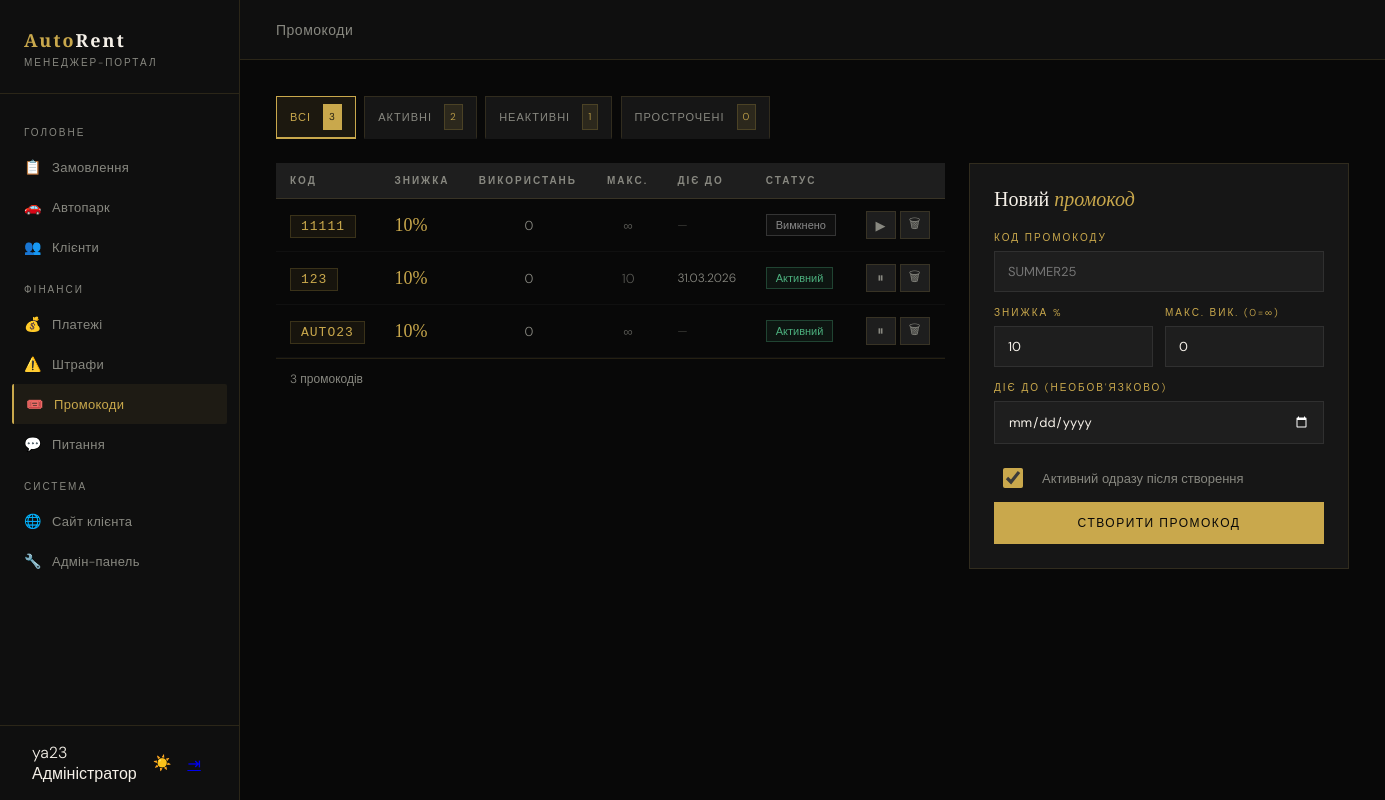
Before: /manager/promos/ (signed in) with the older database file.
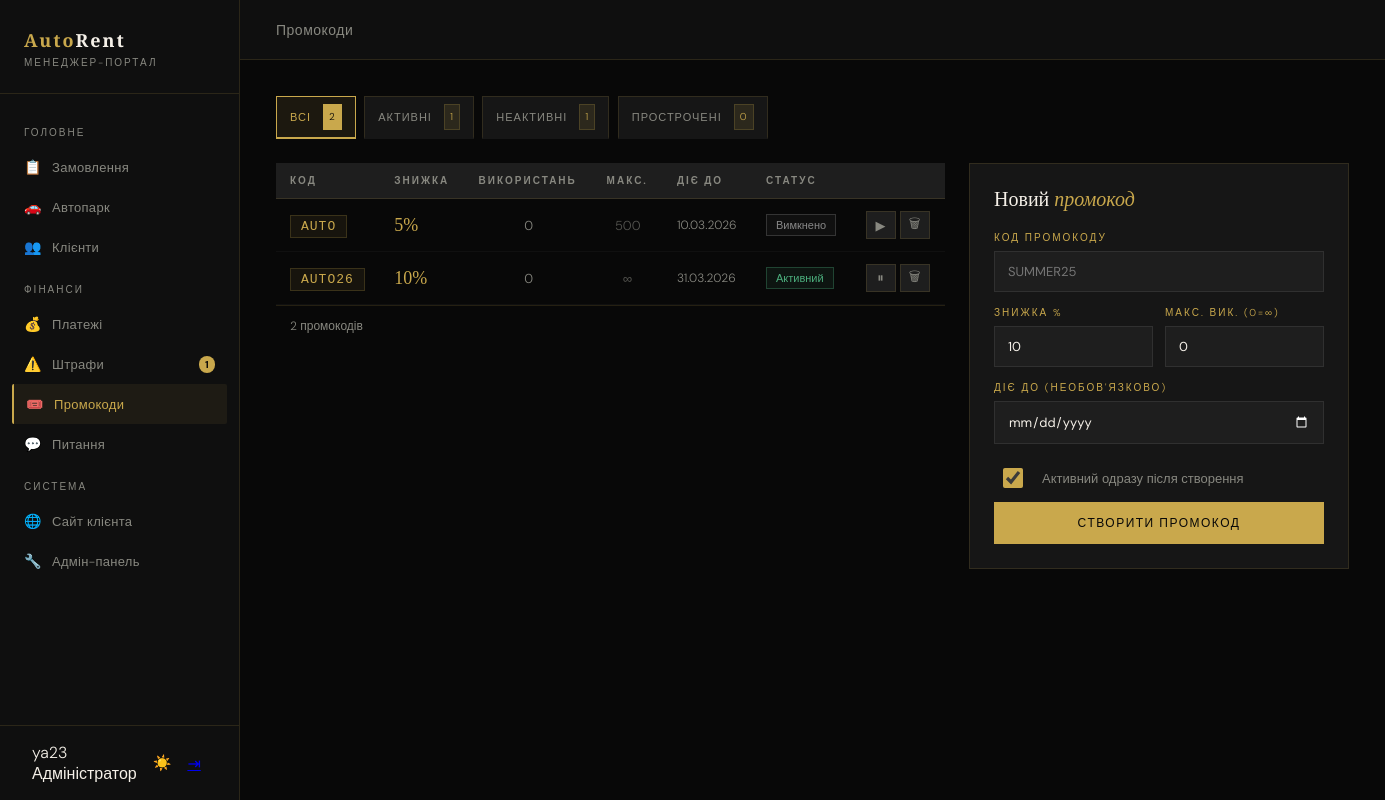
After: the same page with the newer database file.
### core/models.py (models this page shows, shortened)
class PromoCode(models.Model):
    code         = models.CharField('Код', max_length=32, unique=True)
    discount_pct = models.PositiveIntegerField('Знижка (%)', default=10,
                       help_text='Відсоток знижки від фінальної суми')
    is_active    = models.BooleanField('Активний', default=True)
    valid_until  = models.DateField('Діє до', null=True, blank=True,
                       help_text='Залиште порожнім — без обмеження дати')
    used_count   = models.PositiveIntegerField('Використань', default=0, editable=False)
    max_uses     = models.PositiveIntegerField('Макс. використань', default=0,
                       help_text='0 — необмежено')
    created_at   = models.DateTimeField(auto_now_add=True)
    class Meta:
        verbose_name        = 'Промокод'
        verbose_name_plural = 'Промокоди'
        ordering            = ['-created_at']

### manager_portal/views.py (the view, shortened to what this page needs)
# urls.py: path('promos/', views.promos, name='manager_promos'),
@manager_req
def promos(request):
    from core.models import PromoCode
    from datetime import date as date_cls
    from datetime import date as date_cls2
    today = date_cls.today()
    sf = request.GET.get('status', '')
    qs = PromoCode.objects.order_by('-created_at')
    if sf == 'active':
        qs = qs.filter(is_active=True)
    elif sf == 'inactive':
        qs = qs.filter(is_active=False)
    elif sf == 'expired':
        qs = [p for p in qs if p.valid_until and p.valid_until < today]
    counts = {
        'all':      PromoCode.objects.count(),
        'active':   PromoCode.objects.filter(is_active=True).count(),
        'inactive': PromoCode.objects.filter(is_active=False).count(),
        'expired':  sum(1 for p in PromoCode.objects.all() if p.valid_until and p.valid_until < today),
    }
    return render(request, 'manager/promos.html', {
        'promos': qs, 'today': today, 'sf': sf, 'counts': counts,
    })

### manager_portal/context_processors.py (called while the page is built)
def manager_context(request):
    if not request.user.is_authenticated or not request.user.is_staff:
        return {}
    return {
        'pending_count': Booking.objects.filter(status='pending').count(),
        'unpaid_fines':  Fine.objects.filter(status='unpaid').count(),
        'new_inquiries': ContactMessage.objects.filter(status='new').count(),
    }

### manager_portal/views.py (called while the page is built)
def is_manager(user):
    return user.is_authenticated and (user.is_staff or user.is_superuser)

### templates/manager/promos.html (shortened to what this page needs)
{% extends 'manager/base_manager.html' %}
{% block main_content %}
<div class="topbar"><div class="topbar-title">Промокоди</div></div>
<div class="content">
  <div style="display:block;margin-bottom:20px;line-height:2.2;">
    <a class="stab {% if not sf %}active{% endif %}" href="{% url 'manager_promos' %}">
      Всі <span class="cnt">{{ counts.all }}</span>
    </a>
    <a class="stab {% if sf == 'active' %}active{% endif %}" href="?status=active">
      Активні <span class="cnt">{{ counts.active }}</span>
    </a>
    <a class="stab {% if sf == 'inactive' %}active{% endif %}" href="?status=inactive">
      Неактивні <span class="cnt">{{ counts.inactive }}</span>
    </a>
    <a class="stab {% if sf == 'expired' %}active{% endif %}" href="?status=expired">
      Прострочені <span class="cnt">{{ counts.expired }}</span>
    </a>
  </div>
<div class="promo-grid">
  <div>
    {% if promos %}
    <div class="pt-wrap">
    <table class="pt">
      <thead><tr><th>Код</th><th>Знижка</th><th>Використань</th><th>Макс.</th><th>Діє до</th><th>Статус</th><th></th></tr></thead>
      <tbody>
      {% for p in promos %}
      <tr>
        <td><span class="code-badge">{{ p.code }}</span></td>
        <td><span class="disc-val">{{ p.discount_pct }}%</span></td>
        <td style="text-align:center;">{{ p.used_count }}</td>
        <td style="text-align:center;opacity:.6;">{% if p.max_uses > 0 %}{{ p.max_uses }}{% else %}∞{% endif %}</td>
        <td style="font-size:12px;">{% if p.valid_until %}{{ p.valid_until|date:"d.m.Y" }}{% else %}<span style="opacity:.4;">—</span>{% endif %}</td>
        <td>
          {% if p.valid_until and p.valid_until < today %}<span class="pill exp">Прострочено</span>
          {% elif p.is_active %}<span class="pill on">Активний</span>
          {% else %}<span class="pill off">Вимкнено</span>{% endif %}
        </td>
        <td>
          <div class="act">
            <form method="post" style="display:inline;"><button type="submit" class="abt" title="{% if p.is_active %}Вимкнути{% else %}Активувати{% endif %}">{% if p.is_active %}⏸{% else %}▶{% endif %}</button></form>
            <button class="abt red" title="Видалити" onclick="confirmDelete({{ p.pk }},'{{ p.code }}')">🗑</button>
          </div>
        </td>
      </tr>
      {% endfor %}
      </tbody>
    </table>
    </div>
    <div style="padding:12px 14px;font-size:12px;color:var(--gray);border-top:1px solid var(--border);">{{ promos|length }} промокодів</div>
    {% else %}
    <div style="padding:60px;text-align:center;color:var(--gray);"><div style="font-size:40px;margin-bottom:12px;">🎟️</div><div>Промокодів ще немає</div><div style="font-size:12px;margin-top:6px;opacity:.5;">Додайте перший промокод у формі праворуч</div></div>
    {% endif %}
  </div>
  <div class="add-card">
    <div class="add-title">Новий <em>промокод</em></div>
    <form method="post" action="{% url 'manager_promos' %}" id="promoForm">
      <div class="df">
        <label>Код промокоду</label>
        <input type="text" name="code" id="prCode" placeholder="SUMMER25" maxlength="32" style="text-transform:uppercase;" oninput="this.value=this.value.toUpperCase();vClear('prCode','errPrCode')"><div class="v-err" id="errPrCode"></div>
      </div>
      <div class="dg2">
        <div class="df">
          <label>Знижка %</label>
          <input type="number" name="discount_pct" id="prDisc" value="10" min="1" max="99" oninput="vClear('prDisc','errPrDisc')"><div class="v-err" id="errPrDisc"></div>
        </div>
        <div class="df">
          <label>Макс. вик. (0=∞)</label>
          <input type="number" name="max_uses" id="prUses" value="0" min="0" oninput="vClear('prUses','errPrUses')"><div class="v-err" id="errPrUses"></div>
        </div>
      </div>
      <div class="df">
        <label>Діє до (необов'язково)</label>
        <input type="date" name="valid_until" id="prDate" onchange="vClear('prDate','errPrDate')"><div class="v-err" id="errPrDate"></div>
      </div>
      <div class="toggle-wrap">
        <input type="checkbox" name="is_active" id="isActive" checked>
        <label class="toggle-lbl" for="isActive">Активний одразу після створення</label>
      </div>
      <button type="submit" class="btn-save">Створити промокод</button>
    </form>
  </div>
</div>
</div>
{% endblock %}

### templates/manager/base_manager.html (shortened to what this page needs)
{% load static %}<!DOCTYPE html>
<html lang="uk">
<head>
<link rel="stylesheet" href="{% static 'css/manager.css' %}?v=10">
</head>
<body>
<aside class="sidebar" id="mgrSidebar">
  <div class="sidebar-logo">
    <div class="logo-mark">Auto<span>Rent</span></div>
    <div class="logo-sub">Менеджер-портал</div>
  </div>
  <nav class="sidebar-nav">
    <div class="nav-section-label">Головне</div>
    <a class="nav-item {% if 'booking' in request.resolver_match.url_name|default:'' %}active{% endif %}" href="{% url 'manager_bookings' %}">
      <span class="nav-icon">📋</span> Замовлення
    </a>
    <a class="nav-item {% if request.resolver_match.url_name in 'manager_cars,manager_car_edit,manager_car_add' %}active{% endif %}" href="{% url 'manager_cars' %}">
      <span class="nav-icon">🚗</span> Автопарк
    </a>
    <a class="nav-item {% if 'client' in request.resolver_match.url_name|default:'' %}active{% endif %}" href="{% url 'manager_clients' %}">
      <span class="nav-icon">👥</span> Клієнти
    </a>
    <div class="nav-section-label">Фінанси</div>
    <a class="nav-item {% if request.resolver_match.url_name == 'manager_payments' %}active{% endif %}" href="{% url 'manager_payments' %}">
      <span class="nav-icon">💰</span> Платежі
    </a>
    <a class="nav-item {% if 'fine' in request.resolver_match.url_name|default:'' %}active{% endif %}" href="{% url 'manager_fines' %}">
      <span class="nav-icon">⚠️</span> Штрафи
      {% if unpaid_fines %}<span class="nav-badge">{{ unpaid_fines }}</span>{% endif %}
    </a>
    <a class="nav-item {% if request.resolver_match.url_name == 'manager_promos' %}active{% endif %}" href="{% url 'manager_promos' %}">
      <span class="nav-icon">🎟️</span> Промокоди
    </a>
    <a class="nav-item {% if request.resolver_match.url_name == 'manager_inquiries' %}active{% endif %}" href="{% url 'manager_inquiries' %}">
      <span class="nav-icon">💬</span> Питання
    </a>
    <div class="nav-section-label">Система</div>
    <a class="nav-item" href="{% url 'index' %}">
      <span class="nav-icon">🌐</span> Сайт клієнта
    </a>
    <a class="nav-item" href="/admin/">
      <span class="nav-icon">🔧</span> Адмін-панель
    </a>
  </nav>
  <div class="sidebar-user">
    <div>
      <div class="user-name">{{ user.get_full_name|default:user.username }}</div>
      <div class="user-role">{% if user.is_superuser %}Адміністратор{% else %}Менеджер{% endif %}</div>
    </div>
    <button onclick="toggleManagerTheme()" class="user-logout theme-toggle-mgr" id="themeToggleMgr" title="Змінити тему" style="font-size:15px;background:none;border:none;color:var(--gray);cursor:pointer;transition:color .2s;padding:4px;">☀️</button>
    <a href="{% url 'logout' %}" class="user-logout" title="Вийти">⇥</a>
  </div>
</aside>
<div class="main-content">
  {% block main_content %}{% endblock %}
</div>
</body>
</html>

### static/css/manager.css (style rules this page uses)
:root { --gold:#c9a84c;--gold-light:#e8c96a;--black:#080808;--dark:#0f0f0f;--dark2:#161616;--dark3:#1e1e1e;--dark4:#252525;--white:#f5f0e8;--gray:#888880;--border:rgba(201,168,76,0.15);--green:#4caf7d;--red:#cf6679;--orange:#e0924c;--blue:#5b9bd5; }
* { margin:0;padding:0;box-sizing:border-box; }
body { background:var(--black);color:var(--white);font-family:'DM Sans',sans-serif;font-weight:300;display:flex;min-height:100vh; }
.sidebar { width:240px;background:var(--dark);border-right:1px solid var(--border);display:flex;flex-direction:column;position:fixed;top:0;left:0;bottom:0;z-index:100; }
.sidebar-logo { padding:28px 24px 24px;border-bottom:1px solid var(--border); }
.logo-mark { font-family:'Playfair Display',serif;font-size:18px;font-weight:700;color:var(--gold);letter-spacing:2px; }
.logo-mark span { color:var(--white); }
.logo-sub { font-size:10px;letter-spacing:2px;text-transform:uppercase;color:var(--gray);margin-top:4px; }
.sidebar-nav { flex:1;padding:16px 12px;overflow-y:auto; }
.nav-section-label { font-size:10px;letter-spacing:2px;text-transform:uppercase;color:var(--gray);padding:8px 12px;margin-top:8px; }
.nav-item { display:flex;align-items:center;gap:10px;padding:11px 12px;border-radius:2px;cursor:pointer;color:var(--gray);font-size:13px;letter-spacing:0.3px;transition:.2s;text-decoration:none;position:relative; }
.nav-item.active { color:var(--gold);background:rgba(201,168,76,0.08);border-left:2px solid var(--gold); }
.nav-badge { margin-left:auto;background:var(--red);color:#fff;font-size:10px;padding:2px 6px;border-radius:10px;font-weight:500; }
.sidebar-user { padding:16px 20px;border-top:1px solid var(--border);display:flex;align-items:center;gap:12px; }
.topbar { height:60px;background:var(--dark);border-bottom:1px solid var(--border);display:flex;align-items:center;justify-content:space-between;padding:0 36px;position:sticky;top:0;z-index:50; }
.topbar-title { font-size:14px;color:var(--gray);letter-spacing:0.5px; }
.content { padding:36px;flex:1; }
.nav-item { display:flex;align-items:center;gap:10px;padding:11px 12px;cursor:pointer;color:var(--gray);font-size:13px;transition:.2s;text-decoration:none; }
.topbar-title { font-size:14px;color:var(--gray); }
.stab { padding:10px 20px;background:var(--dark2);border:1px solid var(--border);color:var(--gray);font-size:12px;letter-spacing:1px;text-transform:uppercase;cursor:pointer;font-family:'DM Sans',sans-serif;transition:.2s; }
.stab.active { background:rgba(201,168,76,0.1);color:var(--gold);border-color:var(--gold); }
.stab .cnt { margin-left:6px;font-size:10px;background:var(--dark3);padding:1px 6px; }
.btn-save { flex:1;background:var(--gold);color:var(--black);padding:13px;font-family:'DM Sans',sans-serif;font-size:12px;font-weight:500;letter-spacing:1px;text-transform:uppercase;border:none;cursor:pointer;transition:background .3s; }
.btn-save { flex:1;background:var(--gold);color:var(--black);padding:13px;font-family:'DM Sans',sans-serif;font-size:12px;font-weight:500;letter-spacing:1px;text-transform:uppercase;border:none;cursor:pointer; }
.stab { padding:9px 18px;background:var(--dark2);border:1px solid var(--border);color:var(--gray);font-size:12px;letter-spacing:1px;text-transform:uppercase;cursor:pointer;font-family:'DM Sans',sans-serif;transition:.2s; }
body { display: flex; }
.main-content { margin-left: 240px; flex: 1; min-height: 100vh; display: flex; flex-direction: column; }
.main-content > .topbar { position: sticky; top: 0; z-index: 50; }
.nav-icon { font-size: 14px; width: 18px; display: inline-block; text-align: center; }
.nav-badge { background: var(--gold, #c9a84c); color: var(--black, #0a0a0a); font-size: 10px; font-weight: 700; padding: 2px 6px; border-radius: 10px; margin-left: auto; }

### templates/manager/base_manager.html (style rules this page uses)
.nav-item.active { color: var(--gold) !important; background: rgba(201,168,76,0.08); border-left: 2px solid var(--gold); }

Changed rows visible on the page:
removed PromoCode: code "11111", discount_pct "10", used_count "0", is_active "Вимкнено"
removed PromoCode: code "123", discount_pct "10", used_count "0", max_uses "10", valid_until "31.03.2026", is_active "Активний"
removed PromoCode: code "AUTO23", discount_pct "10", used_count "0", is_active "Активний"
added PromoCode: code "AUTO", discount_pct "5", used_count "0", max_uses "500", valid_until "10.03.2026", is_active "Вимкнено"
added PromoCode: code "AUTO26", discount_pct "10", used_count "0", valid_until "31.03.2026", is_active "Активний"
Other visible differences:
{{ unpaid_fines }}: (not shown) → "1"
{{ counts.all }}: "3" → "2"
{{ counts.active }}: "2" → "1"
{{ promos|length }}: "3" → "2"
